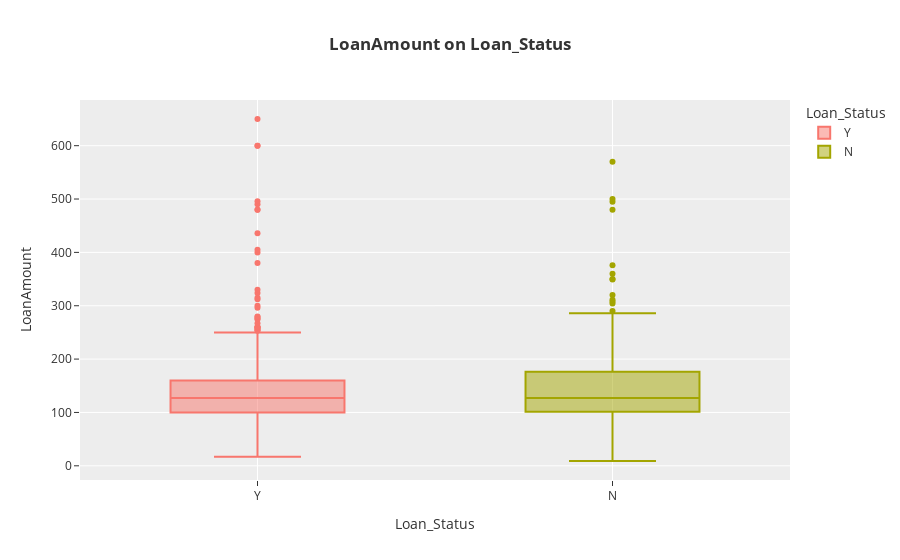

The code cell stored with this chart in its notebook:
### Markdown cell above
Visualize the value range of the `LoanAmount` column

### Code cell
px.box(df_clean,x='Loan_Status',y='LoanAmount',
       color='Loan_Status',template='ggplot2',
       labels={'Loan_Status':'Loan_Status',
               'LoanAmount':'LoanAmount'},
       title="<b>LoanAmount on Loan_Status")

### Figure 1 — Plotly figure (JSON) as saved in the notebook; plotly's stock layout.template omitted (floating-point values rounded to 4 significant figures; data arrays with more than 128 entries replaced by an {"elided": "..."} marker saying what was removed)
{"data": [{"alignmentgroup": "True", "hovertemplate": "Loan_Status=%{x}<br>LoanAmount=%{y}<extra></extra>", "legendgroup": "Y", "marker": {"color": "#F8766D"}, "name": "Y", "notched": false, "offsetgroup": "Y", "orientation": "v", "showlegend": true, "type": "box", "x": {"elided": "405 str values"}, "x0": " ", "xaxis": "x", "y": {"elided": "405 int values"}, "y0": " ", "yaxis": "y"}, {"alignmentgroup": "True", "hovertemplate": "Loan_Status=%{x}<br>LoanAmount=%{y}<extra></extra>", "legendgroup": "N", "marker": {"color": "#A3A500"}, "name": "N", "notched": false, "offsetgroup": "N", "orientation": "v", "showlegend": true, "type": "box", "x": {"elided": "181 str values"}, "x0": " ", "xaxis": "x", "y": {"elided": "181 int values"}, "y0": " ", "yaxis": "y"}], "layout": {"boxmode": "overlay", "legend": {"title": {"text": "Loan_Status"}, "tracegroupgap": 0}, "title": {"text": "<b>LoanAmount on Loan_Status"}, "xaxis": {"anchor": "y", "categoryarray": ["Y", "N"], "categoryorder": "array", "domain": [0, 1], "title": {"text": "Loan_Status"}}, "yaxis": {"anchor": "x", "domain": [0, 1], "title": {"text": "LoanAmount"}}}}
